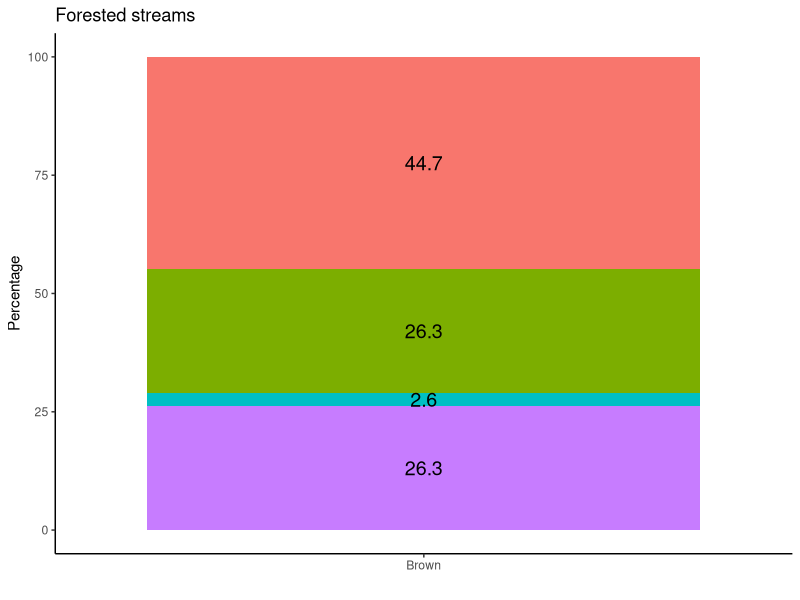
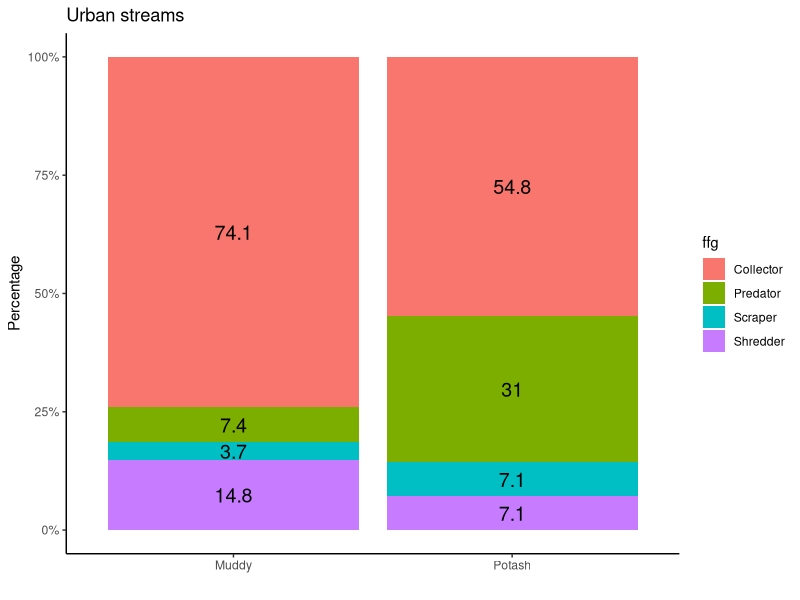
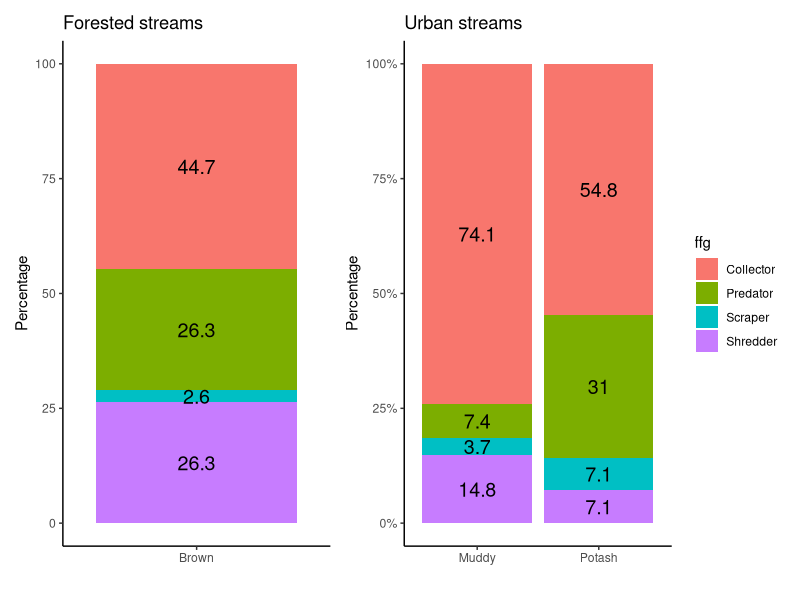
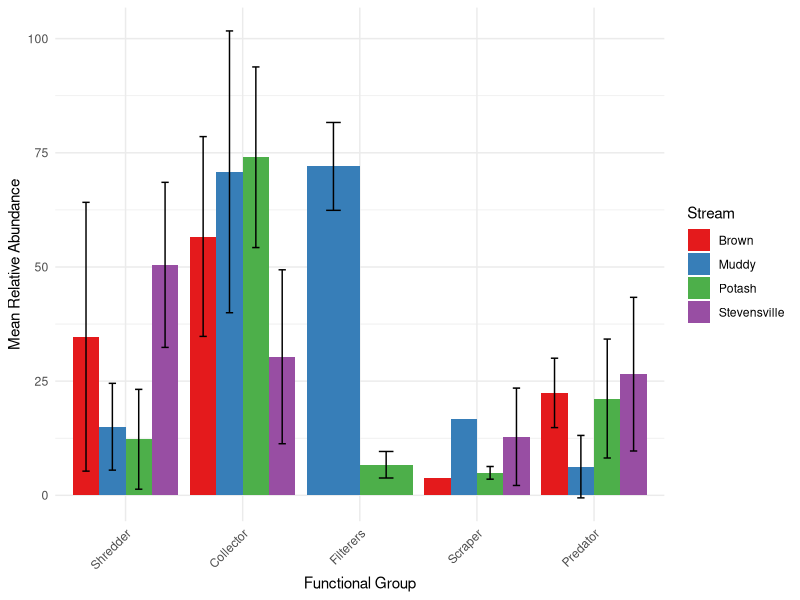

Recreate these plots in R, in order.




library(readxl)
library(dplyr)
library(ggplot2)
library(patchwork)

data <- read_excel('Sum_Stream_Data.xlsx', sheet = 'FFG')
head(data,6)

# Filtrar el dataframe para Pair1 (Brown y Stevenville)
Forested <- data[data$stream %in% c("Brown", "Stevensville"), ]


# Create a 100% stacked bar chart
f <- ggplot(Forested, aes(x = stream, y = value, fill = ffg)) +
  geom_bar(stat = "identity", position = "stack") +
  geom_text(aes(label = paste0(round(value,1))),
            size = 5, position = position_stack(vjust = 0.5),
            colour = "black") +
  labs(title = "Forested streams",
       y = "Percentage",
       x = "")  +
  theme_classic() +
  theme(legend.position = "none")
f


# Filtrar el dataframe para Pair2 (Potash y Muddy)
urban <- data[data$stream %in% c("Potash", "Muddy"), ]

# Crear un 100% stacked bar chart con porcentajes en el eje y y etiquetas de texto
u <- ggplot(urban, aes(x = stream, y = value, fill = ffg)) +
  geom_bar(stat = "identity", position = "stack") +
  geom_text(aes(label = paste0(round(value,1))),
            size = 5, position = position_stack(vjust = 0.5),
            colour = "black") +
  labs(title = "Urban streams",
       y = "Percentage",
       x = "") +
  theme_classic() +
  scale_y_continuous(labels = scales::percent_format(scale = 1))

u

f + u



# Relative abundance ------------------------------------------------------
data <- read_excel('Sum_Stream_Data.xlsx', sheet = 'Macros')
head(data,6)


# Calculate the total count of each Functional_Group within each combination of Stream and Pack
data_summary <- data %>%
  group_by(Stream, Pack, Functional_Group) %>%
  summarise(count = n()) %>%
  ungroup()

# Calculate the total count of Functional_Group within each combination of Stream and Pack
data_summary <- data_summary %>%
  group_by(Stream, Pack) %>%
  mutate(total_count = sum(count)) %>%
  ungroup()

# Calculate the relative abundance of each Functional_Group within each combination of Stream and Pack
data_summary <- data_summary %>%
  mutate(relative_abundance = (count / total_count) * 100)

# Select only necessary columns
result <- data_summary %>% 
  select(Stream, Pack, Functional_Group, relative_abundance)

# Print the result
print(result)



# ANOVAs ------------------------------------------------------------------
# Add a column to categorize streams as "Forested" or "Urban" based on their names
data_summary <- data_summary %>%
  mutate(landuse = ifelse(Stream %in% c("Brown", "Stevensville"), "Forested", "Urban"))

# Filter for 'Shredder' Functional_Group
shredder_data <- data_summary %>%
  filter(Functional_Group == "Shredder")

shapiro.test(shredder_data$relative_abundance)

# Conduct ANOVA with 'relative_abundance' as the response and 'Stream' as the predictor
aov_shredder <- aov(relative_abundance ~ landuse + Stream, data = shredder_data)

# Print ANOVA results
summary(aov_shredder)



# Filter for 'Collector' Functional_Group
collector_data <- data_summary %>%
  filter(Functional_Group == "Collector")

shapiro.test(collector_data$relative_abundance)

# Conduct ANOVA with 'relative_abundance' as the response and 'Stream' as the predictor
aov_collector <- aov(relative_abundance ~landuse+Stream, data = collector_data)

# Print ANOVA results
summary(aov_collector)

# Perform Tukey post-hoc test
TukeyHSD(aov_collector)




# Filter for 'Scraper' Functional_Group
Scraper_data <- data_summary %>%
  filter(Functional_Group == "Scraper")

shapiro.test(Scraper_data$relative_abundance)
a <- log(Scraper_data$relative_abundance)
shapiro.test(a)

# Conduct ANOVA with 'relative_abundance' as the response and 'Stream' as the predictor
aov_scraper <- aov(a ~ landuse+Stream, data = Scraper_data)

# Print ANOVA results
summary(aov_scraper)



# Filter for 'Predator' Functional_Group
Predator_data <- data_summary %>%
  filter(Functional_Group == "Predator")

shapiro.test(Predator_data$relative_abundance)

# Conduct ANOVA with 'relative_abundance' as the response and 'Stream' as the predictor
aov_scraper <- aov(relative_abundance ~ landuse+Stream, data = Predator_data)

# Print ANOVA results
summary(aov_scraper)




# Plot --------------------------------------------------------------------
# Calculate the mean and standard deviation of the relative abundance for each Functional_Group within each Stream
mean_sd_relative <- data_summary %>%
  group_by(Stream, Functional_Group) %>%
  summarise(mean_relative_abundance = mean(relative_abundance),
            sd_relative_abundance = sd(relative_abundance))

# Print the result
print(mean_sd_relative)



# Reorder the Functional_Group variable as a factor with desired levels
mean_sd_relative$Functional_Group <- factor(mean_sd_relative$Functional_Group, levels = c("Shredder", "Collector","Filterers" ,"Scraper", "Predator"))

# Plotting
ggplot(mean_sd_relative, aes(x = Functional_Group, y = mean_relative_abundance, fill = Stream)) +
  geom_bar(stat = "identity", position = "dodge") +
  geom_errorbar(aes(ymin = mean_relative_abundance - sd_relative_abundance, 
                    ymax = mean_relative_abundance + sd_relative_abundance),
                position = position_dodge(width = 0.9), width = 0.25) +
  labs(x = "Functional Group", y = "Mean Relative Abundance") +
  scale_fill_brewer(palette = "Set1") +
  theme_minimal() +
  theme(axis.text.x = element_text(angle = 45, hjust = 1),
        legend.position = "right")

